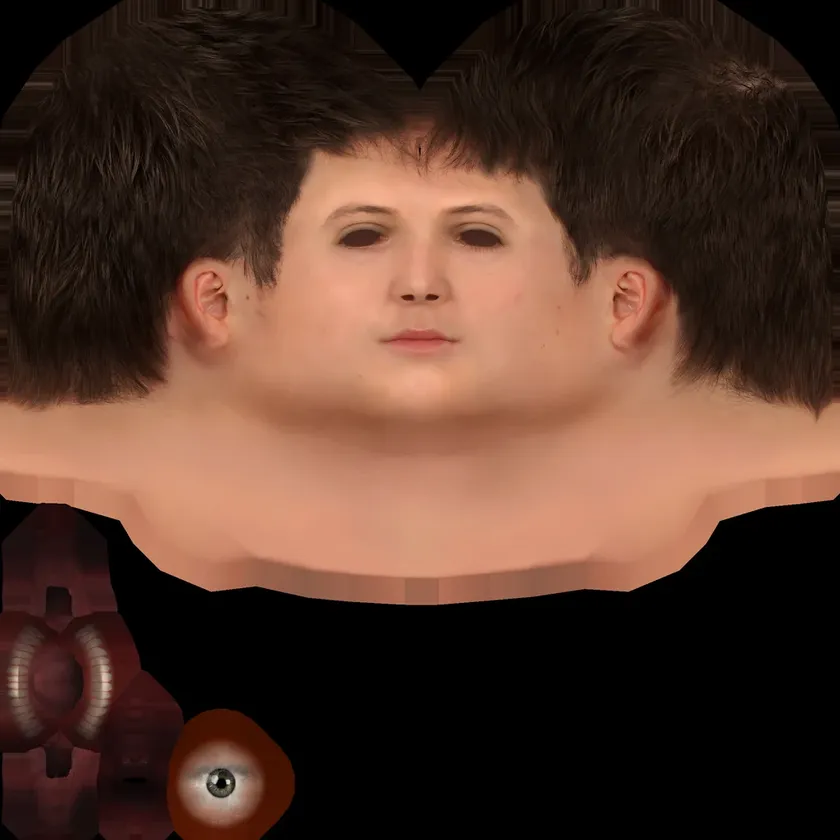
#> input picture velocista/assets/personagens/crianca/cabeca.webp, 840 x 840 px, shrunk from 1024 x 1024 before the run, found by its file name
$ python tingir-wells.py ../../assets/personagens/crianca/cabeca.webp ../../assets/personagens/bette/corpo.webp
#> lines starting #> are read from the running program, lines starting #| are printed output that depends on the picture; after the words box and inside, x2 and y2 are one past the last pixel; in counts of white or black regions, pixels touching at a corner belong together; long printed decimals are rounded
# Wells (edição pessoal, temporada da série): a partir do avatar do DeVoe (Rocketbox Male_Adult_03, MIT): cabelo escuro e roupa
# azul-marinho. Uso: python3 -I tingir-wells.py velocista/assets/personagens/devoe velocista/assets/personagens/wells (copie antes o corpo.json/.bin)
import sys
import numpy as np
from PIL import Image
src, dst = sys.argv[1], sys.argv[2]
cab = np.asarray(Image.open(f'{src}/cabeca.webp').convert('RGB')).astype(np.float32)
H, W, _ = cab.shape
#> H = 840; W = 840
r, g, b = cab[..., 0], cab[..., 1], cab[..., 2]
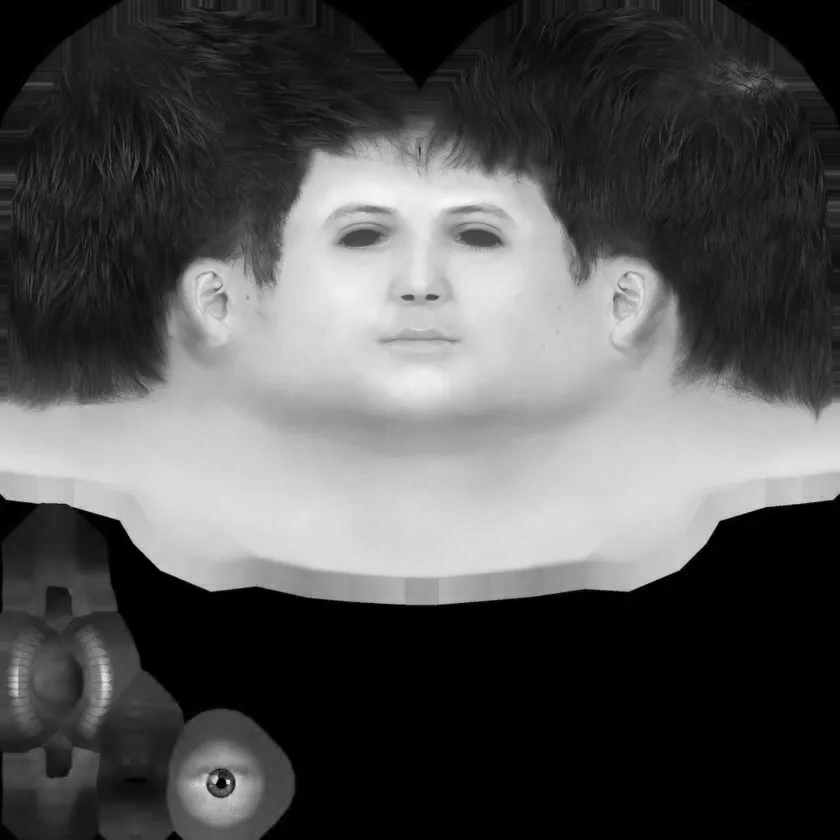
#> r: shape (840, 840) float32; min 0, max 247, mean 82.3
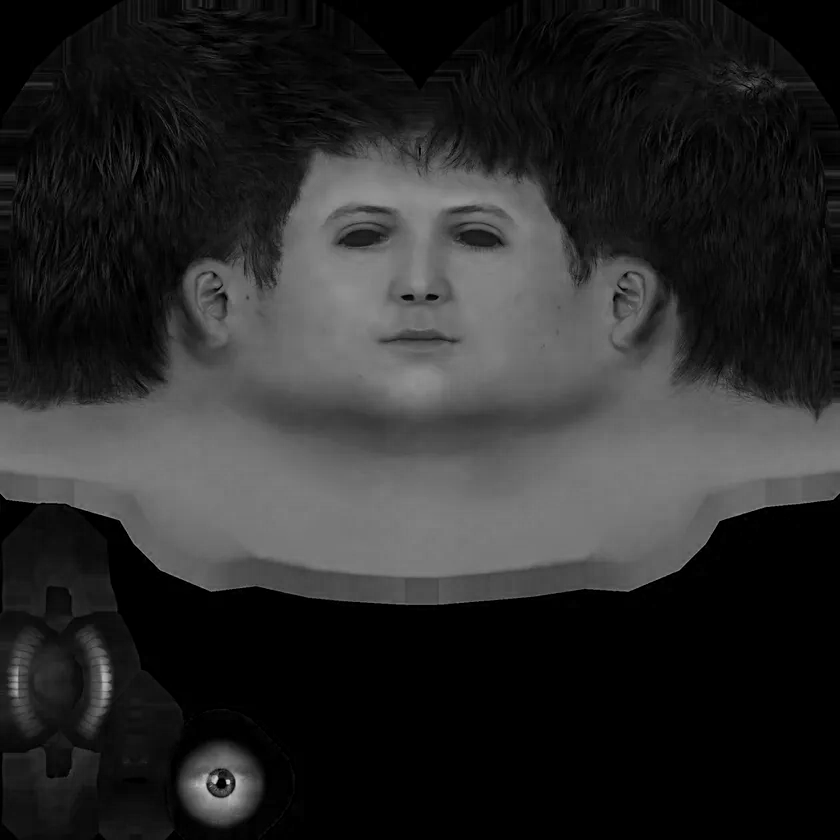
#> b: shape (840, 840) float32; min 0, max 209, mean 42
mx, mn = cab.max(-1), cab.min(-1)
yy = np.arange(H)[:, None] / H
#> yy = 840 values from 0 to 0.999
# cabelo: cinza (pouca saturação), claro, na parte de cima da textura (o rosto e a pele têm R bem acima de B)
xx = np.arange(W)[None, :] / W
lado = np.clip((np.abs(xx - 0.5) - 0.15) / 0.2, 0, 1)
linha = 0.168 + 0.28 * lado                                   # a linha do cabelo: na testa no meio, desce atrás das orelhas
pele_sat = ((g / np.maximum(r, 1)) < 0.70) & ((r - b) > 70)    # as orelhas e a pele de verdade
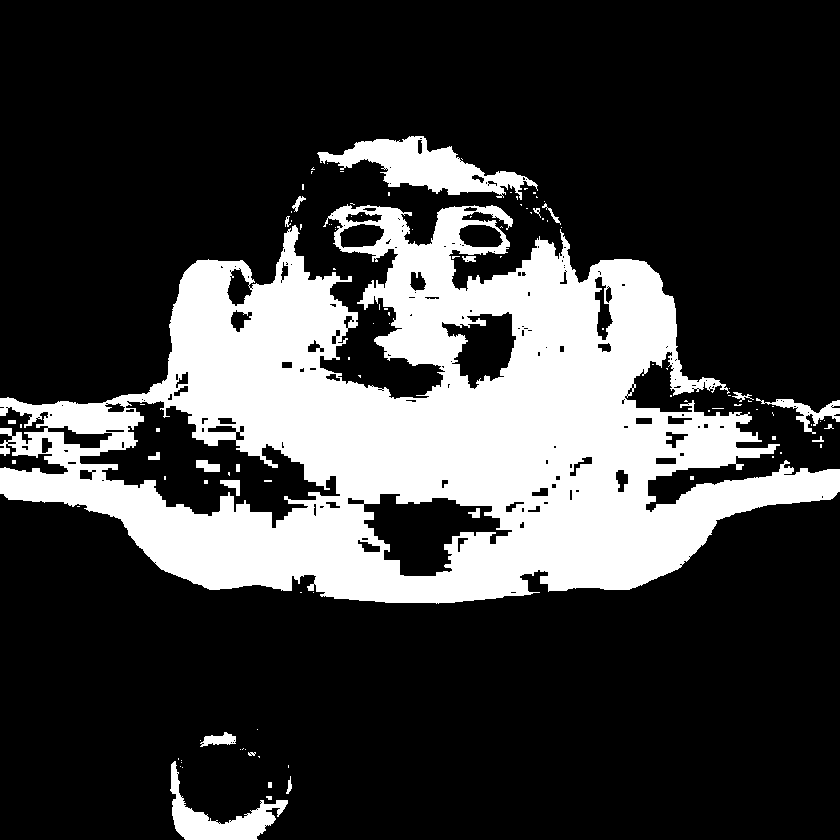
#> pele_sat: shape (840, 840) bool; 24.5% white; 110 white regions (87 under 20 px), largest, box (x1, y1, x2, y2) and area: (0, 204, 840, 604) 161321, (317, 136, 538, 200) 5711, (170, 761, 288, 840) 2946
cabelo = ((yy < linha) & (mx > 30) & ~(pele_sat & (yy > 0.24))) | ((g / np.maximum(r, 1) > 0.745) & (mx > 60) & (yy < 0.45) & ((r - b) < 62))
#> cabelo: shape (840, 840) bool; 16% white; 265 white regions (199 under 20 px), largest, box (x1, y1, x2, y2) and area: (0, 0, 565, 377) 53338, (575, 0, 840, 377) 52703, (12, 37, 73, 115) 1547
L = cab.mean(-1, keepdims=True)
escuro = np.concatenate([L * 0.30 + 6, L * 0.27 + 5, L * 0.25 + 4], -1)      # castanho-escuro grisalho
m = cabelo.astype(np.float32)[..., None]
# borda suave
from PIL import ImageFilter
mm = np.asarray(Image.fromarray((m[..., 0] * 255).astype(np.uint8)).filter(ImageFilter.GaussianBlur(5))).astype(np.float32)[..., None] / 255
out = cab * (1 - mm) + escuro * mm
Image.fromarray(np.clip(out, 0, 255).astype(np.uint8)).save(f'{dst}/cabeca.webp', quality=86)
cor = np.asarray(Image.open(f'{src}/corpo.webp').convert('RGB')).astype(np.float32)
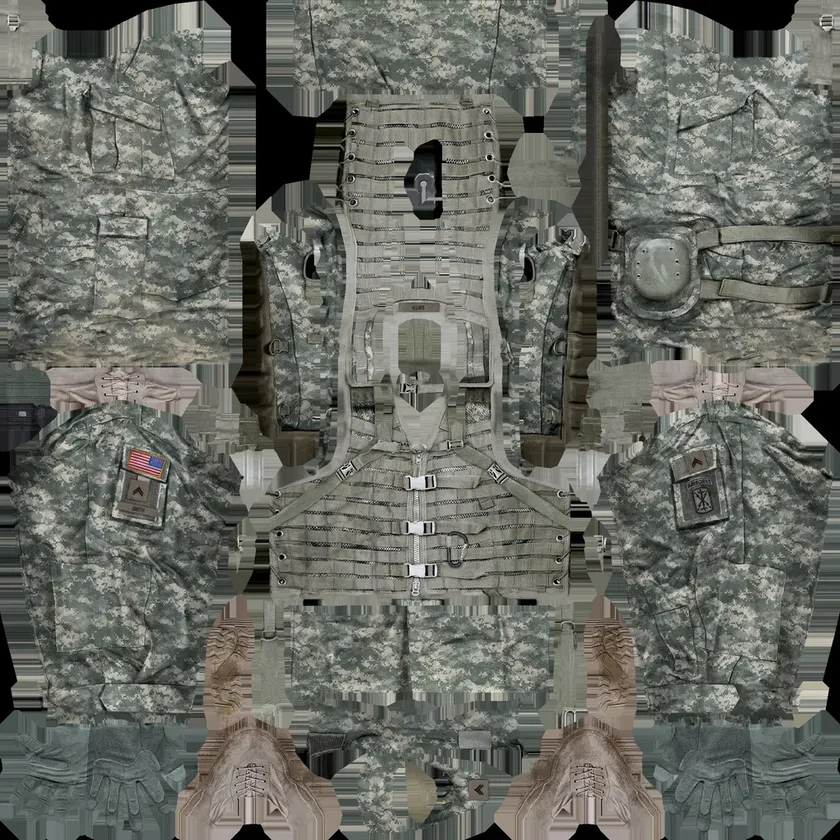
#> input picture velocista/assets/personagens/bette/corpo.webp, 840 x 840 px, shrunk from 1024 x 1024 before the run, found by its file name
r, g, b = cor[..., 0], cor[..., 1], cor[..., 2]
mx, mn = cor.max(-1), cor.min(-1)
L = cor.mean(-1, keepdims=True)
pele = (r > 150) & (r - b > 45)                                                  # as mãos
#> pele: shape (840, 840) bool; 0.03% white in thin lines or dots, all inside (x1, y1, x2, y2) = (129, 450, 162, 478)
vermelho = (r - g > 22) & (r - b > 12) & ~pele                                   # a camisa vinho → cinza-escuro
#> vermelho: shape (840, 840) bool; 0.05% white in thin lines or dots, all inside (x1, y1, x2, y2) = (128, 449, 614, 771)
paleto = (mx - mn < 40) & (L[..., 0] > 40) & ~pele                               # o paletó de tweed → azul-marinho quase preto
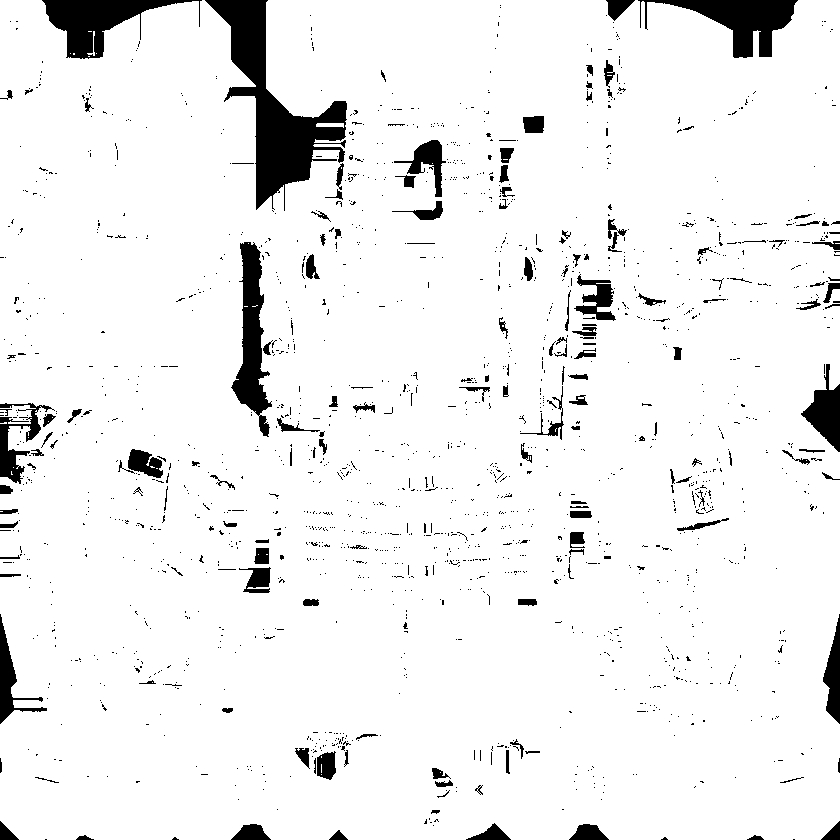
#> paleto: shape (840, 840) bool; 93.6% white; 1763 black regions (1596 under 20 px), largest, box (x1, y1, x2, y2) and area: (205, 0, 347, 211) 9351, (42, 0, 202, 59) 3824, (638, 0, 798, 58) 3787
saida = cor.copy()
saida[paleto] = (L[paleto] * np.array([0.42, 0.46, 0.58]) + np.array([4, 5, 9]))
saida[vermelho] = (L[vermelho] * np.array([0.55, 0.55, 0.58]))
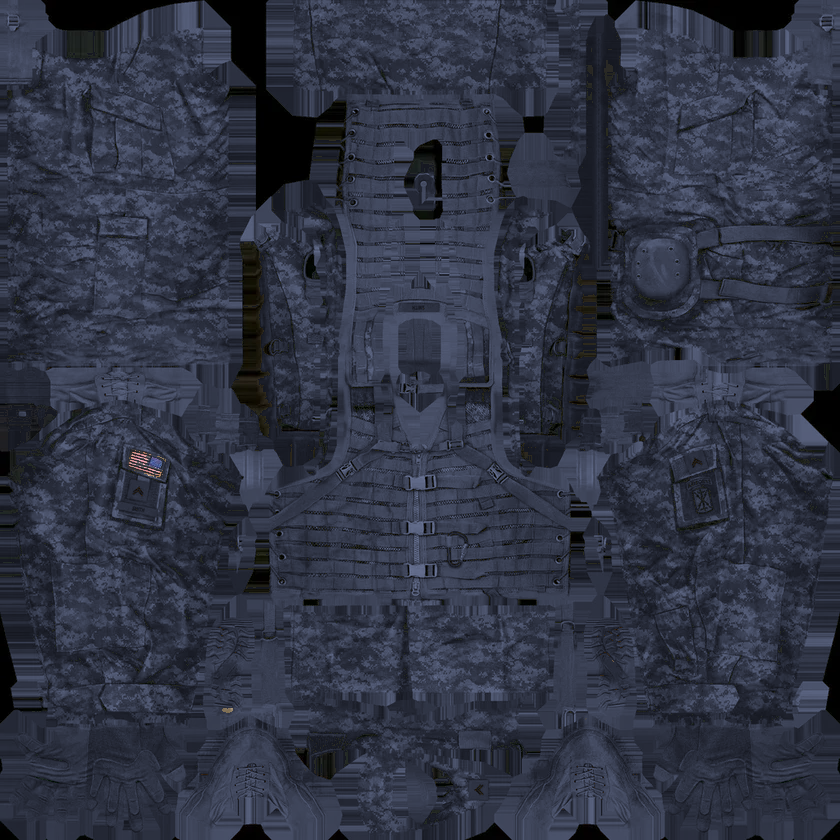
#> saida: shape (840, 840, 3) float32; mean R, G, B 47.7, 52.8, 68.6
Image.fromarray(np.clip(saida, 0, 255).astype(np.uint8)).save(f'{dst}/corpo.webp', quality=82)
print('ok', cabelo.mean(), paleto.mean(), vermelho.mean())
#| ok 0.1599 0.9365 0.000513
